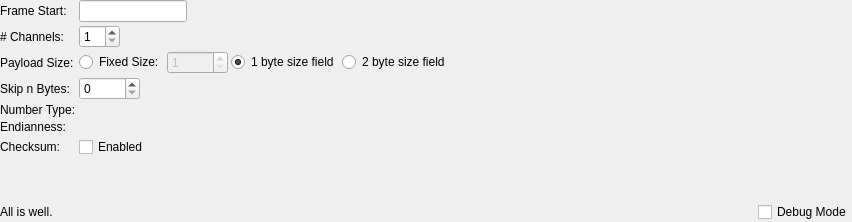
<?xml version="1.0" encoding="UTF-8"?>
<ui version="4.0">
 <class>FramedReaderSettings</class>
 <widget class="QWidget" name="FramedReaderSettings">
  <property name="geometry">
   <rect>
    <x>0</x>
    <y>0</y>
    <width>852</width>
    <height>222</height>
   </rect>
  </property>
  <property name="windowTitle">
   <string>Form</string>
  </property>
  <layout class="QVBoxLayout" name="verticalLayout">
   <property name="spacing">
    <number>3</number>
   </property>
   <property name="leftMargin">
    <number>0</number>
   </property>
   <property name="topMargin">
    <number>0</number>
   </property>
   <property name="rightMargin">
    <number>0</number>
   </property>
   <property name="bottomMargin">
    <number>0</number>
   </property>
   <item>
    <layout class="QFormLayout" name="formLayout">
     <property name="fieldGrowthPolicy">
      <enum>QFormLayout::FieldsStayAtSizeHint</enum>
     </property>
     <item row="0" column="1">
      <widget class="CommandEdit" name="leSyncWord">
       <property name="toolTip">
        <string>Enter the 'Frame Start' bytes in hexadecimal.</string>
       </property>
      </widget>
     </item>
     <item row="1" column="0">
      <widget class="QLabel" name="label_2">
       <property name="toolTip">
        <string>Number of Channels</string>
       </property>
       <property name="text">
        <string># Channels:</string>
       </property>
      </widget>
     </item>
     <item row="1" column="1">
      <widget class="QSpinBox" name="spNumOfChannels">
       <property name="toolTip">
        <string>Select number of channels</string>
       </property>
       <property name="minimum">
        <number>1</number>
       </property>
       <property name="maximum">
        <number>32</number>
       </property>
      </widget>
     </item>
     <item row="2" column="0">
      <widget class="QLabel" name="label_3">
       <property name="text">
        <string>Payload Size:</string>
       </property>
      </widget>
     </item>
     <item row="2" column="1">
      <layout class="QHBoxLayout" name="horizontalLayout">
       <item>
        <widget class="QRadioButton" name="rbFixedSize">
         <property name="toolTip">
          <string>Frame size is always the same</string>
         </property>
         <property name="text">
          <string>Fixed Size:</string>
         </property>
        </widget>
       </item>
       <item>
        <widget class="QSpinBox" name="spSize">
         <property name="enabled">
          <bool>false</bool>
         </property>
         <property name="toolTip">
          <string>&lt;html&gt;&lt;head/&gt;&lt;body&gt;&lt;p&gt;Enter the payload size. It &lt;span style=&quot; font-weight:600;&quot;&gt;must&lt;/span&gt; be multiple of (#channels * sample size).&lt;/p&gt;&lt;/body&gt;&lt;/html&gt;</string>
         </property>
         <property name="minimum">
          <number>1</number>
         </property>
         <property name="maximum">
          <number>65535</number>
         </property>
        </widget>
       </item>
       <item>
        <widget class="QRadioButton" name="rbSize1Byte">
         <property name="toolTip">
          <string>First byte after the 'frame start' bytes should be the size of the frame payload. Only counting following bytes but excluding the checksum.</string>
         </property>
         <property name="text">
          <string>1 byte size field</string>
         </property>
         <property name="checked">
          <bool>true</bool>
         </property>
        </widget>
       </item>
       <item>
        <widget class="QRadioButton" name="rbSize2Byte">
         <property name="toolTip">
          <string>First 2 bytes after the 'frame start' bytes should be the size of the frame payload. Only counting following bytes but excluding the checksum.</string>
         </property>
         <property name="text">
          <string>2 byte size field</string>
         </property>
        </widget>
       </item>
      </layout>
     </item>
     <item row="3" column="0">
      <widget class="QLabel" name="label_7">
       <property name="toolTip">
        <string>Skip this many bytes at the beginning of payload before samples are decoded.</string>
       </property>
       <property name="text">
        <string>Skip n Bytes:</string>
       </property>
      </widget>
     </item>
     <item row="3" column="1">
      <widget class="QSpinBox" name="spSkipBytes">
       <property name="toolTip">
        <string>Skip this many bytes at the beginning of payload before samples are decoded.</string>
       </property>
       <property name="maximum">
        <number>65535</number>
       </property>
      </widget>
     </item>
     <item row="4" column="0">
      <widget class="QLabel" name="label_4">
       <property name="toolTip">
        <string/>
       </property>
       <property name="text">
        <string>Number Type:</string>
       </property>
      </widget>
     </item>
     <item row="4" column="1">
      <widget class="NumberFormatBox" name="nfBox" native="true">
       <property name="sizePolicy">
        <sizepolicy hsizetype="Preferred" vsizetype="Preferred">
         <horstretch>0</horstretch>
         <verstretch>0</verstretch>
        </sizepolicy>
       </property>
      </widget>
     </item>
     <item row="5" column="0">
      <widget class="QLabel" name="label_5">
       <property name="toolTip">
        <string>Byte Order</string>
       </property>
       <property name="text">
        <string>Endianness:</string>
       </property>
      </widget>
     </item>
     <item row="5" column="1">
      <widget class="EndiannessBox" name="endiBox" native="true"/>
     </item>
     <item row="6" column="0">
      <widget class="QLabel" name="label_6">
       <property name="text">
        <string>Checksum:</string>
       </property>
      </widget>
     </item>
     <item row="6" column="1">
      <widget class="QCheckBox" name="cbChecksum">
       <property name="toolTip">
        <string>Last byte of the frame is checksum.</string>
       </property>
       <property name="text">
        <string>Enabled</string>
       </property>
      </widget>
     </item>
     <item row="0" column="0">
      <widget class="QLabel" name="label">
       <property name="text">
        <string>Frame Start:</string>
       </property>
      </widget>
     </item>
    </layout>
   </item>
   <item>
    <spacer name="verticalSpacer">
     <property name="orientation">
      <enum>Qt::Vertical</enum>
     </property>
     <property name="sizeHint" stdset="0">
      <size>
       <width>20</width>
       <height>1</height>
      </size>
     </property>
    </spacer>
   </item>
   <item>
    <layout class="QHBoxLayout" name="horizontalLayout_4">
     <item>
      <widget class="QLabel" name="lMessage">
       <property name="sizePolicy">
        <sizepolicy hsizetype="MinimumExpanding" vsizetype="Preferred">
         <horstretch>0</horstretch>
         <verstretch>0</verstretch>
        </sizepolicy>
       </property>
       <property name="text">
        <string>All is well.</string>
       </property>
      </widget>
     </item>
     <item>
      <widget class="QCheckBox" name="cbDebugMode">
       <property name="toolTip">
        <string>Enable printing of extra log messages that can be useful for debugging</string>
       </property>
       <property name="text">
        <string>Debug Mode</string>
       </property>
      </widget>
     </item>
    </layout>
   </item>
  </layout>
 </widget>
 <customwidgets>
  <customwidget>
   <class>NumberFormatBox</class>
   <extends>QWidget</extends>
   <header>numberformatbox.h</header>
   <container>1</container>
  </customwidget>
  <customwidget>
   <class>EndiannessBox</class>
   <extends>QWidget</extends>
   <header>endiannessbox.h</header>
   <container>1</container>
  </customwidget>
  <customwidget>
   <class>CommandEdit</class>
   <extends>QLineEdit</extends>
   <header>commandedit.h</header>
  </customwidget>
 </customwidgets>
 <resources/>
 <connections/>
</ui>
